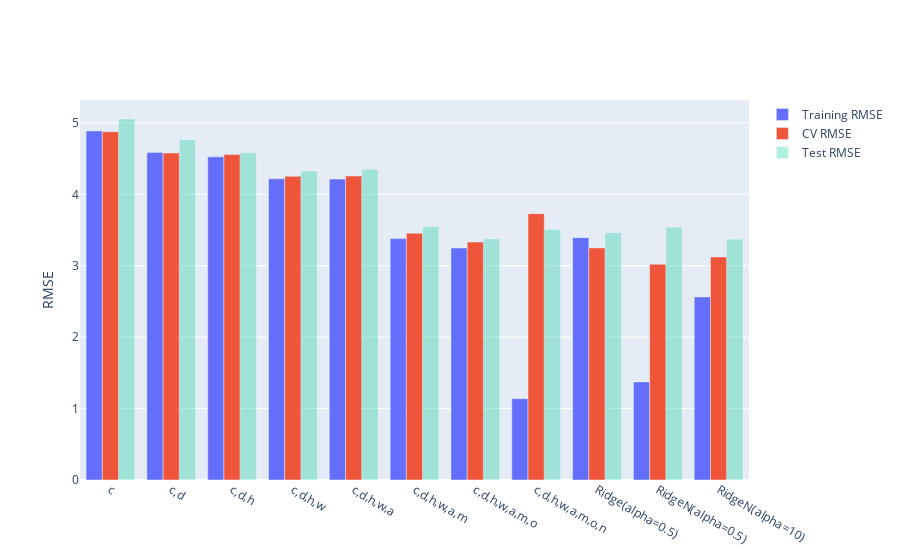

Notebook cell for this chart:
### Code cell
ridge_model.fit(tr, tr['mpg'])
models["RidgeN(alpha=10)"] = ridge_model
compare_models(models)

### Figure 1 — Plotly figure (JSON) as saved in the notebook; plotly's stock layout.template omitted (floating-point values rounded to 4 significant figures)
{"data": [{"name": "Training RMSE", "type": "bar", "x": ["c", "c,d", "c,d,h", "c,d,h,w", "c,d,h,w,a", "c,d,h,w,a,m", "c,d,h,w,a,m,o", "c,d,h,w,a,m,o,n", "Ridge(alpha=0.5)", "RidgeN(alpha=0.5)", "RidgeN(alpha=10)"], "y": [4.888, 4.588, 4.525, 4.217, 4.214, 3.38, 3.249, 1.139, 3.392, 1.373, 2.564]}, {"name": "CV RMSE", "type": "bar", "x": ["c", "c,d", "c,d,h", "c,d,h,w", "c,d,h,w,a", "c,d,h,w,a,m", "c,d,h,w,a,m,o", "c,d,h,w,a,m,o,n", "Ridge(alpha=0.5)", "RidgeN(alpha=0.5)", "RidgeN(alpha=10)"], "y": [4.877, 4.579, 4.557, 4.253, 4.257, 3.456, 3.332, 3.729, 3.25, 3.021, 3.123]}, {"name": "Test RMSE", "opacity": 0.3, "type": "bar", "x": ["c", "c,d", "c,d,h", "c,d,h,w", "c,d,h,w,a", "c,d,h,w,a,m", "c,d,h,w,a,m,o", "c,d,h,w,a,m,o,n", "Ridge(alpha=0.5)", "RidgeN(alpha=0.5)", "RidgeN(alpha=10)"], "y": [5.055, 4.766, 4.584, 4.326, 4.35, 3.551, 3.375, 3.507, 3.464, 3.539, 3.372]}], "layout": {"yaxis": {"title": {"text": "RMSE"}}}}
